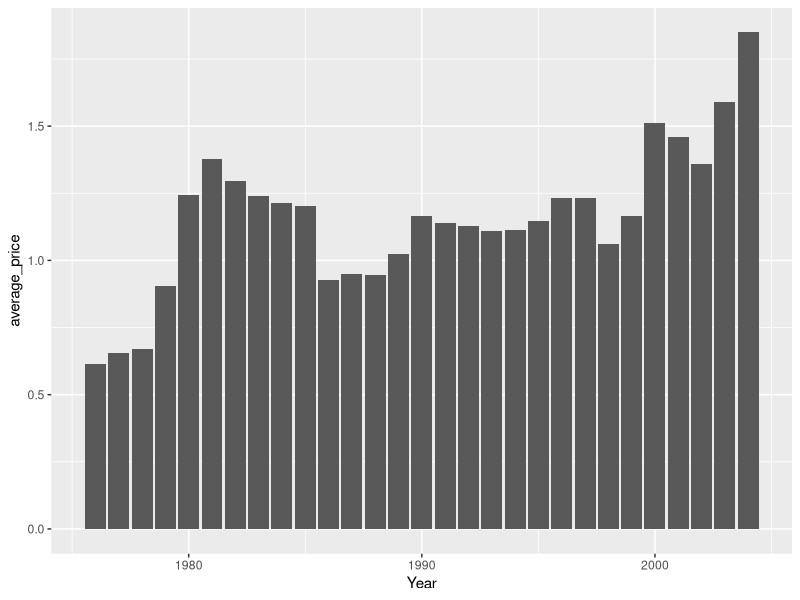
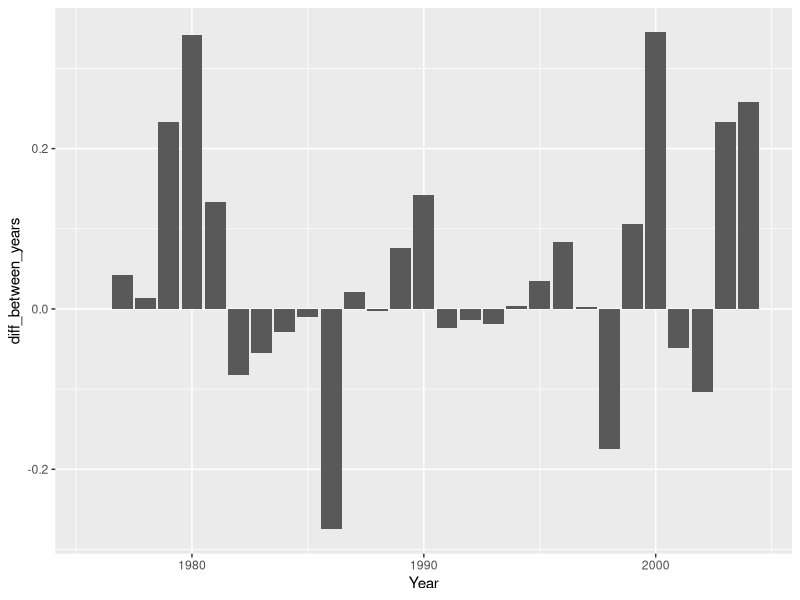
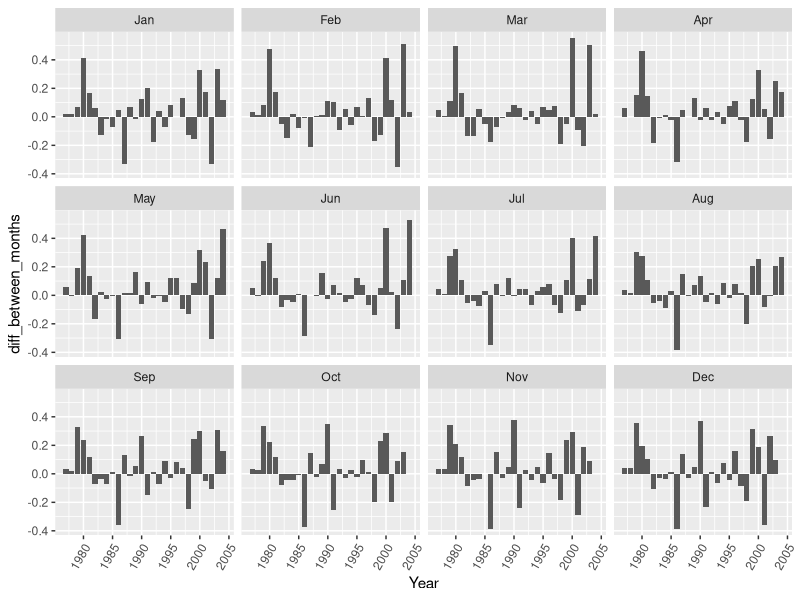
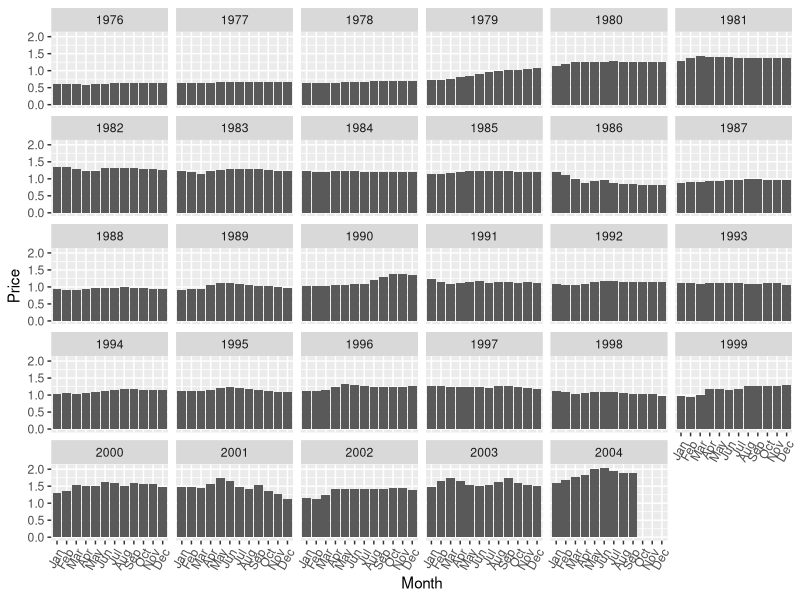
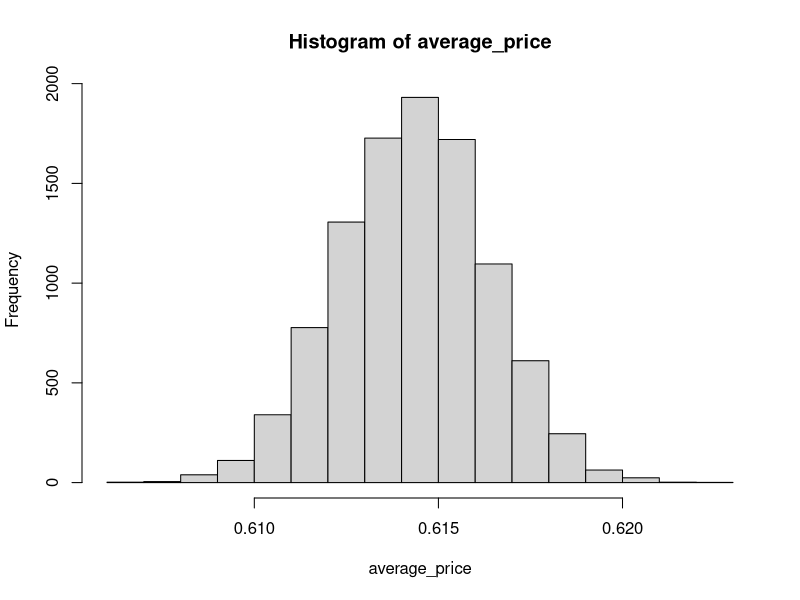
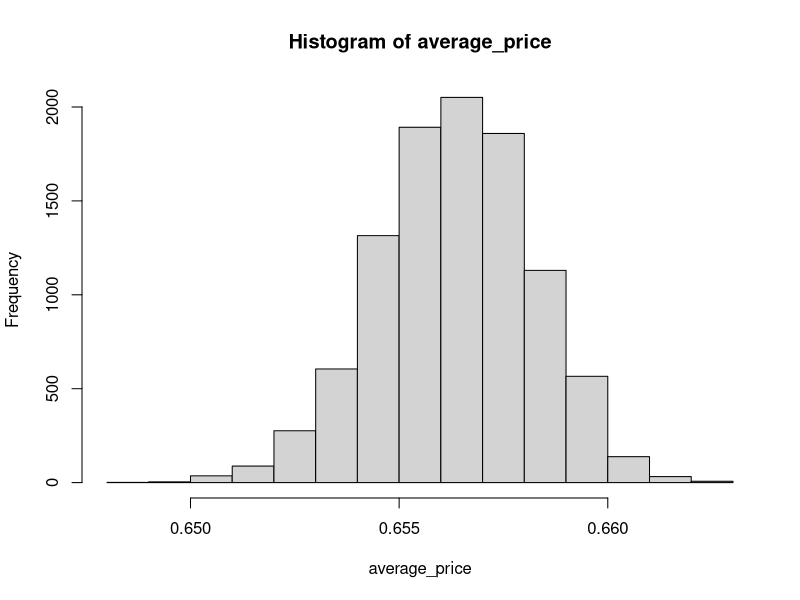
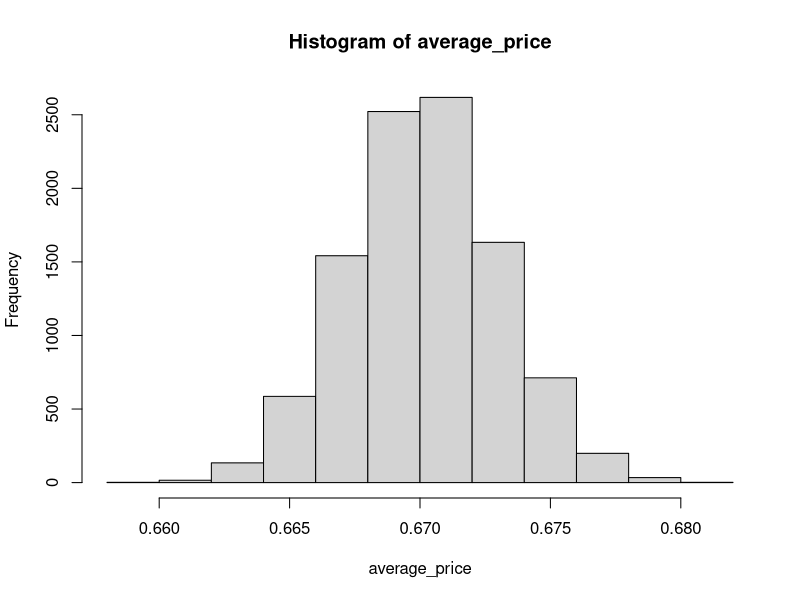
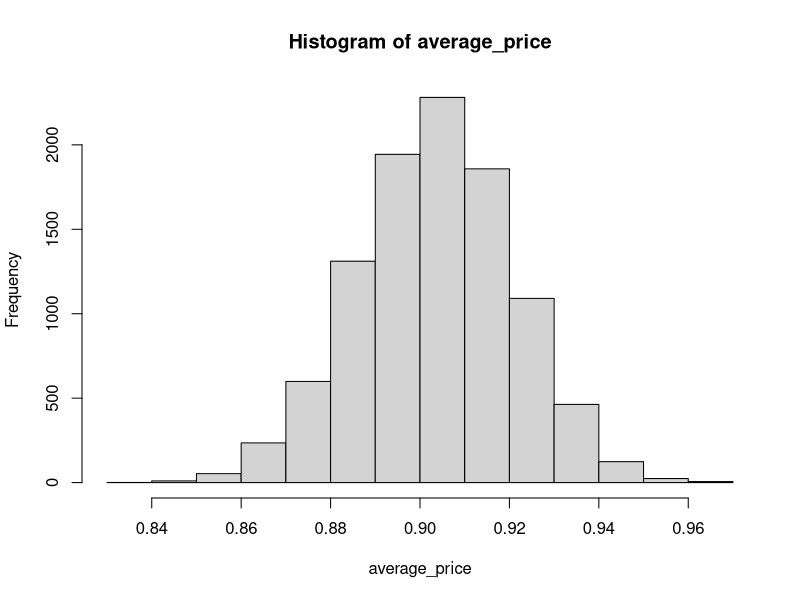

These charts were generated, in order, by the following R code: (Note: this script raises an error after producing the figures.)
## ---- chunk 1
library(readxl)
library(tidyr)
library(ggplot2)
library(dplyr)
## ---- chunk 2
gasoline_wide = read_xlsx("gasoline_price.xlsx")
gasoline = gather(gasoline_wide, key = "Month", value = "Price", Jan:Dec)

gasoline$Month = as.factor(gasoline$Month)
gasoline$Month = factor(gasoline$Month, levels = c("Jan", "Feb", "Mar", "Apr", "May", "Jun", "Jul", "Aug", "Sep", "Oct", "Nov", "Dec"))
## ---- chunk 3
gasoline_total = gasoline %>% group_by(Year) %>% summarise(average_price = mean(Price, na.rm = TRUE))
gasoline_total = mutate(gasoline_total, "diff_between_years" = c(0, diff(average_price)))
ggplot(gasoline_total) + geom_bar(aes(x = Year, y = average_price), stat = "identity")
ggplot(gasoline_total) + geom_bar(aes(x = Year, y = diff_between_years), stat = "identity")
## ---- chunk 4
gasoline_perm = gasoline %>% group_by(Month) %>% mutate("diff_between_months" = c(NA, diff(Price)))
gasoline_perm = gasoline_perm %>% group_by(Year) %>% mutate("diff_between_years" = c(NA, diff(Price)))

# Plot of price changes:
ggplot(gasoline_perm) + geom_bar(aes(x = Year,y = diff_between_months), stat = "identity") + facet_wrap("Month") + theme(axis.text.x = element_text(angle = 60, hjust = 1))

ggplot(gasoline_perm) + geom_bar(aes(x = Month,y = Price), stat = "identity") + facet_wrap("Year") + theme(axis.text.x = element_text(angle = 60, hjust = 1))

#ggplot(gasoline) + geom_bar(aes(x = Year,y = Price), stat = "identity") + facet_wrap("Month") + theme(axis.text.x = element_text(angle = 60, hjust = 1))
## ---- chunk 5
bootstrap = function(x){
  T=mean(x)
  B=10000
  average_price=numeric(B)
  for(b in 1:B){
   xb=sample(x,50,replace=TRUE)
   average_price[b]=mean(xb, na.rm = TRUE)
  }
  ## Plot the empirical CDF of bootstrap replicates
  hist(average_price)
  return(mean(average_price))
}

a = 1976:2004
normal_mean = numeric(length(a))
for(i in seq_along(a)){
  key = as.character(a[i])
  normal_mean[i] = bootstrap(gasoline_perm[gasoline_perm$Year == key,]$Price)
}

normal_mean
length(normal_mean)
## ---- chunk 6
ggplot(gasoline) + geom_bar(aes(x = Year,y = Price), stat = "identity") + facet_wrap("Month") + theme(axis.text.x = element_text(angle = 60, hjust = 1))
## ---- chunk 7
gasoline_1976 = gasoline[gasoline$Year == "1976",]

gasoline_1976$Month = factor(gasoline_1976$Month, levels = c("Jan", "Feb", "Mar", "Apr", "May", "Jun", "Jul", "Aug", "Sep", "Oct", "Nov", "Dec"))
gasoline_1976$Month

ggplot(gasoline_1976) + geom_bar(aes(x = Month,y = diff_month), stat = "identity")
